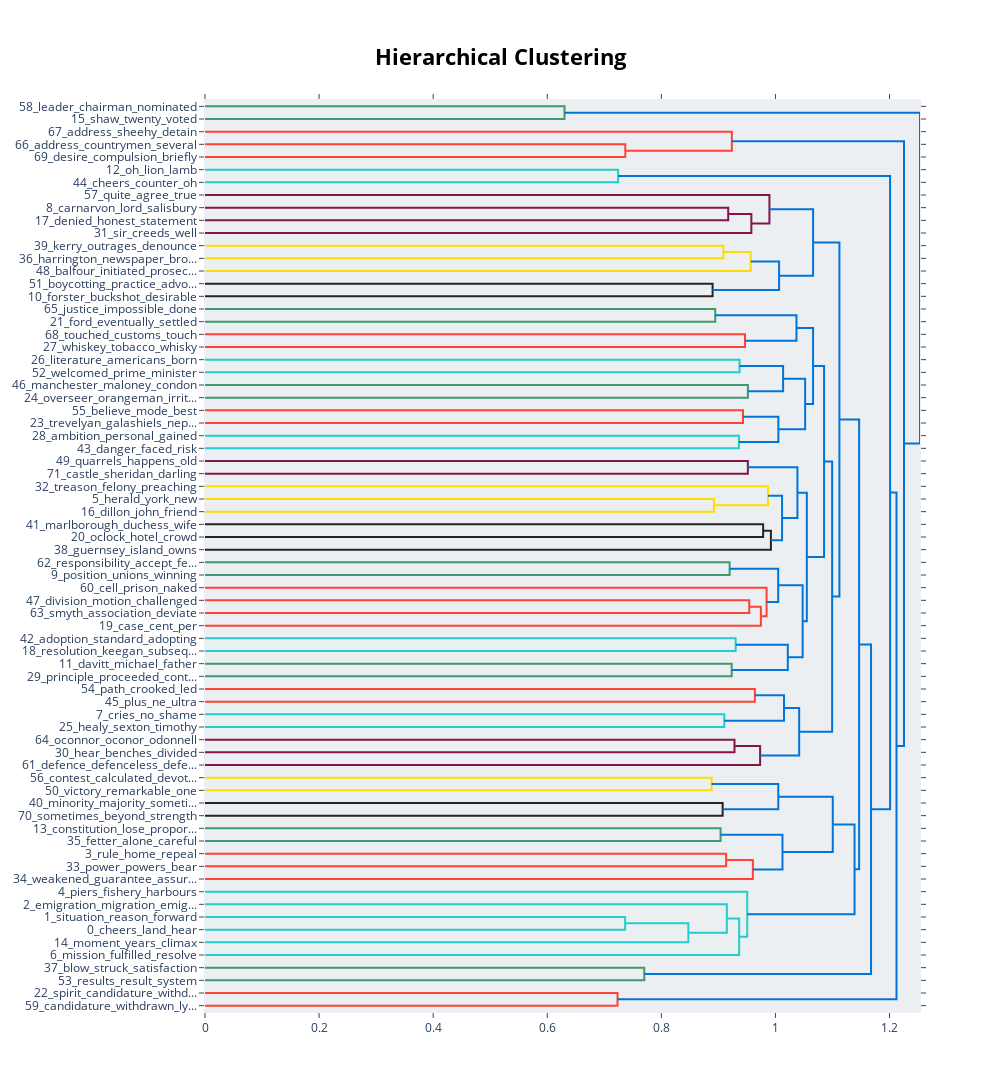

Write notebook code for a chart like this one.
### Markdown cell above
<font color="blue">The below visualisation is a hierarchical clustering tree, showing how clusters are related to each other and how larger topics are divided into smaller topics on the basis of similarity.</font>

### Code cell
model_all.visualize_hierarchy()

### Figure 1 — Plotly figure (JSON) as saved in the notebook; plotly's stock layout.template omitted (floating-point values rounded to 4 significant figures)
{"data": [{"hoverinfo": "text", "marker": {"color": "rgb(61,153,112)"}, "mode": "lines", "type": "scatter", "x": [0, 0.6302, 0.6302, 0], "xaxis": "x", "y": [-5, -5, -15, -15], "yaxis": "y"}, {"hoverinfo": "text", "marker": {"color": "rgb(255,65,54)"}, "mode": "lines", "type": "scatter", "x": [0, 0.7368, 0.7368, 0], "xaxis": "x", "y": [-35, -35, -45, -45], "yaxis": "y"}, {"hoverinfo": "text", "marker": {"color": "rgb(255,65,54)"}, "mode": "lines", "type": "scatter", "x": [0, 0.9236, 0.9236, 0.7368], "xaxis": "x", "y": [-25, -25, -40, -40], "yaxis": "y"}, {"hoverinfo": "text", "marker": {"color": "rgb(35,205,205)"}, "mode": "lines", "type": "scatter", "x": [0, 0.7241, 0.7241, 0], "xaxis": "x", "y": [-55, -55, -65, -65], "yaxis": "y"}, {"hoverinfo": "text", "marker": {"color": "rgb(133,20,75)"}, "mode": "lines", "type": "scatter", "x": [0, 0.9172, 0.9172, 0], "xaxis": "x", "y": [-85, -85, -95, -95], "yaxis": "y"}, {"hoverinfo": "text", "marker": {"color": "rgb(133,20,75)"}, "mode": "lines", "type": "scatter", "x": [0.9172, 0.9578, 0.9578, 0], "xaxis": "x", "y": [-90, -90, -105, -105], "yaxis": "y"}, {"hoverinfo": "text", "marker": {"color": "rgb(133,20,75)"}, "mode": "lines", "type": "scatter", "x": [0, 0.9894, 0.9894, 0.9578], "xaxis": "x", "y": [-75, -75, -97.5, -97.5], "yaxis": "y"}, {"hoverinfo": "text", "marker": {"color": "rgb(255,220,0)"}, "mode": "lines", "type": "scatter", "x": [0, 0.9089, 0.9089, 0], "xaxis": "x", "y": [-115, -115, -125, -125], "yaxis": "y"}, {"hoverinfo": "text", "marker": {"color": "rgb(255,220,0)"}, "mode": "lines", "type": "scatter", "x": [0.9089, 0.9566, 0.9566, 0], "xaxis": "x", "y": [-120, -120, -135, -135], "yaxis": "y"}, {"hoverinfo": "text", "marker": {"color": "rgb(40,35,35)"}, "mode": "lines", "type": "scatter", "x": [0, 0.8898, 0.8898, 0], "xaxis": "x", "y": [-145, -145, -155, -155], "yaxis": "y"}, {"hoverinfo": "text", "marker": {"color": "rgb(0,116,217)"}, "mode": "lines", "type": "scatter", "x": [0.9566, 1.006, 1.006, 0.8898], "xaxis": "x", "y": [-127.5, -127.5, -150, -150], "yaxis": "y"}, {"hoverinfo": "text", "marker": {"color": "rgb(0,116,217)"}, "mode": "lines", "type": "scatter", "x": [0.9894, 1.066, 1.066, 1.006], "xaxis": "x", "y": [-86.25, -86.25, -138.8, -138.8], "yaxis": "y"}, {"hoverinfo": "text", "marker": {"color": "rgb(61,153,112)"}, "mode": "lines", "type": "scatter", "x": [0, 0.8945, 0.8945, 0], "xaxis": "x", "y": [-165, -165, -175, -175], "yaxis": "y"}, {"hoverinfo": "text", "marker": {"color": "rgb(255,65,54)"}, "mode": "lines", "type": "scatter", "x": [0, 0.9467, 0.9467, 0], "xaxis": "x", "y": [-185, -185, -195, -195], "yaxis": "y"}, {"hoverinfo": "text", "marker": {"color": "rgb(0,116,217)"}, "mode": "lines", "type": "scatter", "x": [0.8945, 1.037, 1.037, 0.9467], "xaxis": "x", "y": [-170, -170, -190, -190], "yaxis": "y"}, {"hoverinfo": "text", "marker": {"color": "rgb(35,205,205)"}, "mode": "lines", "type": "scatter", "x": [0, 0.9371, 0.9371, 0], "xaxis": "x", "y": [-205, -205, -215, -215], "yaxis": "y"}, {"hoverinfo": "text", "marker": {"color": "rgb(61,153,112)"}, "mode": "lines", "type": "scatter", "x": [0, 0.9517, 0.9517, 0], "xaxis": "x", "y": [-225, -225, -235, -235], "yaxis": "y"}, {"hoverinfo": "text", "marker": {"color": "rgb(0,116,217)"}, "mode": "lines", "type": "scatter", "x": [0.9371, 1.013, 1.013, 0.9517], "xaxis": "x", "y": [-210, -210, -230, -230], "yaxis": "y"}, {"hoverinfo": "text", "marker": {"color": "rgb(255,65,54)"}, "mode": "lines", "type": "scatter", "x": [0, 0.9431, 0.9431, 0], "xaxis": "x", "y": [-245, -245, -255, -255], "yaxis": "y"}, {"hoverinfo": "text", "marker": {"color": "rgb(35,205,205)"}, "mode": "lines", "type": "scatter", "x": [0, 0.9359, 0.9359, 0], "xaxis": "x", "y": [-265, -265, -275, -275], "yaxis": "y"}, {"hoverinfo": "text", "marker": {"color": "rgb(0,116,217)"}, "mode": "lines", "type": "scatter", "x": [0.9431, 1.005, 1.005, 0.9359], "xaxis": "x", "y": [-250, -250, -270, -270], "yaxis": "y"}, {"hoverinfo": "text", "marker": {"color": "rgb(0,116,217)"}, "mode": "lines", "type": "scatter", "x": [1.013, 1.052, 1.052, 1.005], "xaxis": "x", "y": [-220, -220, -260, -260], "yaxis": "y"}, {"hoverinfo": "text", "marker": {"color": "rgb(0,116,217)"}, "mode": "lines", "type": "scatter", "x": [1.037, 1.066, 1.066, 1.052], "xaxis": "x", "y": [-180, -180, -240, -240], "yaxis": "y"}, {"hoverinfo": "text", "marker": {"color": "rgb(133,20,75)"}, "mode": "lines", "type": "scatter", "x": [0, 0.9516, 0.9516, 0], "xaxis": "x", "y": [-285, -285, -295, -295], "yaxis": "y"}, {"hoverinfo": "text", "marker": {"color": "rgb(255,220,0)"}, "mode": "lines", "type": "scatter", "x": [0, 0.8922, 0.8922, 0], "xaxis": "x", "y": [-315, -315, -325, -325], "yaxis": "y"}, {"hoverinfo": "text", "marker": {"color": "rgb(255,220,0)"}, "mode": "lines", "type": "scatter", "x": [0, 0.987, 0.987, 0.8922], "xaxis": "x", "y": [-305, -305, -320, -320], "yaxis": "y"}, {"hoverinfo": "text", "marker": {"color": "rgb(40,35,35)"}, "mode": "lines", "type": "scatter", "x": [0, 0.9784, 0.9784, 0], "xaxis": "x", "y": [-335, -335, -345, -345], "yaxis": "y"}, {"hoverinfo": "text", "marker": {"color": "rgb(40,35,35)"}, "mode": "lines", "type": "scatter", "x": [0.9784, 0.992, 0.992, 0], "xaxis": "x", "y": [-340, -340, -355, -355], "yaxis": "y"}, {"hoverinfo": "text", "marker": {"color": "rgb(0,116,217)"}, "mode": "lines", "type": "scatter", "x": [0.987, 1.012, 1.012, 0.992], "xaxis": "x", "y": [-312.5, -312.5, -347.5, -347.5], "yaxis": "y"}, {"hoverinfo": "text", "marker": {"color": "rgb(0,116,217)"}, "mode": "lines", "type": "scatter", "x": [0.9516, 1.039, 1.039, 1.012], "xaxis": "x", "y": [-290, -290, -330, -330], "yaxis": "y"}, {"hoverinfo": "text", "marker": {"color": "rgb(61,153,112)"}, "mode": "lines", "type": "scatter", "x": [0, 0.9197, 0.9197, 0], "xaxis": "x", "y": [-365, -365, -375, -375], "yaxis": "y"}, {"hoverinfo": "text", "marker": {"color": "rgb(255,65,54)"}, "mode": "lines", "type": "scatter", "x": [0, 0.954, 0.954, 0], "xaxis": "x", "y": [-395, -395, -405, -405], "yaxis": "y"}, {"hoverinfo": "text", "marker": {"color": "rgb(255,65,54)"}, "mode": "lines", "type": "scatter", "x": [0.954, 0.9745, 0.9745, 0], "xaxis": "x", "y": [-400, -400, -415, -415], "yaxis": "y"}, {"hoverinfo": "text", "marker": {"color": "rgb(255,65,54)"}, "mode": "lines", "type": "scatter", "x": [0, 0.9845, 0.9845, 0.9745], "xaxis": "x", "y": [-385, -385, -407.5, -407.5], "yaxis": "y"}, {"hoverinfo": "text", "marker": {"color": "rgb(0,116,217)"}, "mode": "lines", "type": "scatter", "x": [0.9197, 1.005, 1.005, 0.9845], "xaxis": "x", "y": [-370, -370, -396.2, -396.2], "yaxis": "y"}, {"hoverinfo": "text", "marker": {"color": "rgb(35,205,205)"}, "mode": "lines", "type": "scatter", "x": [0, 0.9302, 0.9302, 0], "xaxis": "x", "y": [-425, -425, -435, -435], "yaxis": "y"}, {"hoverinfo": "text", "marker": {"color": "rgb(61,153,112)"}, "mode": "lines", "type": "scatter", "x": [0, 0.9233, 0.9233, 0], "xaxis": "x", "y": [-445, -445, -455, -455], "yaxis": "y"}, {"hoverinfo": "text", "marker": {"color": "rgb(0,116,217)"}, "mode": "lines", "type": "scatter", "x": [0.9302, 1.022, 1.022, 0.9233], "xaxis": "x", "y": [-430, -430, -450, -450], "yaxis": "y"}, {"hoverinfo": "text", "marker": {"color": "rgb(0,116,217)"}, "mode": "lines", "type": "scatter", "x": [1.005, 1.048, 1.048, 1.022], "xaxis": "x", "y": [-383.1, -383.1, -440, -440], "yaxis": "y"}, {"hoverinfo": "text", "marker": {"color": "rgb(0,116,217)"}, "mode": "lines", "type": "scatter", "x": [1.039, 1.055, 1.055, 1.048], "xaxis": "x", "y": [-310, -310, -411.6, -411.6], "yaxis": "y"}, {"hoverinfo": "text", "marker": {"color": "rgb(0,116,217)"}, "mode": "lines", "type": "scatter", "x": [1.066, 1.085, 1.085, 1.055], "xaxis": "x", "y": [-210, -210, -360.8, -360.8], "yaxis": "y"}, {"hoverinfo": "text", "marker": {"color": "rgb(255,65,54)"}, "mode": "lines", "type": "scatter", "x": [0, 0.9639, 0.9639, 0], "xaxis": "x", "y": [-465, -465, -475, -475], "yaxis": "y"}, {"hoverinfo": "text", "marker": {"color": "rgb(35,205,205)"}, "mode": "lines", "type": "scatter", "x": [0, 0.9103, 0.9103, 0], "xaxis": "x", "y": [-485, -485, -495, -495], "yaxis": "y"}, {"hoverinfo": "text", "marker": {"color": "rgb(0,116,217)"}, "mode": "lines", "type": "scatter", "x": [0.9639, 1.015, 1.015, 0.9103], "xaxis": "x", "y": [-470, -470, -490, -490], "yaxis": "y"}, {"hoverinfo": "text", "marker": {"color": "rgb(133,20,75)"}, "mode": "lines", "type": "scatter", "x": [0, 0.9282, 0.9282, 0], "xaxis": "x", "y": [-505, -505, -515, -515], "yaxis": "y"}, {"hoverinfo": "text", "marker": {"color": "rgb(133,20,75)"}, "mode": "lines", "type": "scatter", "x": [0.9282, 0.9731, 0.9731, 0], "xaxis": "x", "y": [-510, -510, -525, -525], "yaxis": "y"}, {"hoverinfo": "text", "marker": {"color": "rgb(0,116,217)"}, "mode": "lines", "type": "scatter", "x": [1.015, 1.042, 1.042, 0.9731], "xaxis": "x", "y": [-480, -480, -517.5, -517.5], "yaxis": "y"}, {"hoverinfo": "text", "marker": {"color": "rgb(0,116,217)"}, "mode": "lines", "type": "scatter", "x": [1.085, 1.099, 1.099, 1.042], "xaxis": "x", "y": [-285.4, -285.4, -498.8, -498.8], "yaxis": "y"}, {"hoverinfo": "text", "marker": {"color": "rgb(0,116,217)"}, "mode": "lines", "type": "scatter", "x": [1.066, 1.112, 1.112, 1.099], "xaxis": "x", "y": [-112.5, -112.5, -392.1, -392.1], "yaxis": "y"}, {"hoverinfo": "text", "marker": {"color": "rgb(255,220,0)"}, "mode": "lines", "type": "scatter", "x": [0, 0.888, 0.888, 0], "xaxis": "x", "y": [-535, -535, -545, -545], "yaxis": "y"}, {"hoverinfo": "text", "marker": {"color": "rgb(40,35,35)"}, "mode": "lines", "type": "scatter", "x": [0, 0.9074, 0.9074, 0], "xaxis": "x", "y": [-555, -555, -565, -565], "yaxis": "y"}, {"hoverinfo": "text", "marker": {"color": "rgb(0,116,217)"}, "mode": "lines", "type": "scatter", "x": [0.888, 1.005, 1.005, 0.9074], "xaxis": "x", "y": [-540, -540, -560, -560], "yaxis": "y"}, {"hoverinfo": "text", "marker": {"color": "rgb(61,153,112)"}, "mode": "lines", "type": "scatter", "x": [0, 0.9038, 0.9038, 0], "xaxis": "x", "y": [-575, -575, -585, -585], "yaxis": "y"}, {"hoverinfo": "text", "marker": {"color": "rgb(255,65,54)"}, "mode": "lines", "type": "scatter", "x": [0, 0.9136, 0.9136, 0], "xaxis": "x", "y": [-595, -595, -605, -605], "yaxis": "y"}, {"hoverinfo": "text", "marker": {"color": "rgb(255,65,54)"}, "mode": "lines", "type": "scatter", "x": [0.9136, 0.9604, 0.9604, 0], "xaxis": "x", "y": [-600, -600, -615, -615], "yaxis": "y"}, {"hoverinfo": "text", "marker": {"color": "rgb(0,116,217)"}, "mode": "lines", "type": "scatter", "x": [0.9038, 1.012, 1.012, 0.9604], "xaxis": "x", "y": [-580, -580, -607.5, -607.5], "yaxis": "y"}, {"hoverinfo": "text", "marker": {"color": "rgb(0,116,217)"}, "mode": "lines", "type": "scatter", "x": [1.005, 1.1, 1.1, 1.012], "xaxis": "x", "y": [-550, -550, -593.8, -593.8], "yaxis": "y"}, {"hoverinfo": "text", "marker": {"color": "rgb(35,205,205)"}, "mode": "lines", "type": "scatter", "x": [0, 0.7365, 0.7365, 0], "xaxis": "x", "y": [-645, -645, -655, -655], "yaxis": "y"}, {"hoverinfo": "text", "marker": {"color": "rgb(35,205,205)"}, "mode": "lines", "type": "scatter", "x": [0.7365, 0.8473, 0.8473, 0], "xaxis": "x", "y": [-650, -650, -665, -665], "yaxis": "y"}, {"hoverinfo": "text", "marker": {"color": "rgb(35,205,205)"}, "mode": "lines", "type": "scatter", "x": [0, 0.9148, 0.9148, 0.8473], "xaxis": "x", "y": [-635, -635, -657.5, -657.5], "yaxis": "y"}, {"hoverinfo": "text", "marker": {"color": "rgb(35,205,205)"}, "mode": "lines", "type": "scatter", "x": [0.9148, 0.9364, 0.9364, 0], "xaxis": "x", "y": [-646.2, -646.2, -675, -675], "yaxis": "y"}, {"hoverinfo": "text", "marker": {"color": "rgb(35,205,205)"}, "mode": "lines", "type": "scatter", "x": [0, 0.9505, 0.9505, 0.9364], "xaxis": "x", "y": [-625, -625, -660.6, -660.6], "yaxis": "y"}, {"hoverinfo": "text", "marker": {"color": "rgb(0,116,217)"}, "mode": "lines", "type": "scatter", "x": [1.1, 1.139, 1.139, 0.9505], "xaxis": "x", "y": [-571.9, -571.9, -642.8, -642.8], "yaxis": "y"}, {"hoverinfo": "text", "marker": {"color": "rgb(0,116,217)"}, "mode": "lines", "type": "scatter", "x": [1.112, 1.147, 1.147, 1.139], "xaxis": "x", "y": [-252.3, -252.3, -607.3, -607.3], "yaxis": "y"}, {"hoverinfo": "text", "marker": {"color": "rgb(61,153,112)"}, "mode": "lines", "type": "scatter", "x": [0, 0.7701, 0.7701, 0], "xaxis": "x", "y": [-685, -685, -695, -695], "yaxis": "y"}, {"hoverinfo": "text", "marker": {"color": "rgb(0,116,217)"}, "mode": "lines", "type": "scatter", "x": [1.147, 1.168, 1.168, 0.7701], "xaxis": "x", "y": [-429.8, -429.8, -690, -690], "yaxis": "y"}, {"hoverinfo": "text", "marker": {"color": "rgb(0,116,217)"}, "mode": "lines", "type": "scatter", "x": [0.7241, 1.201, 1.201, 1.168], "xaxis": "x", "y": [-60, -60, -559.9, -559.9], "yaxis": "y"}, {"hoverinfo": "text", "marker": {"color": "rgb(255,65,54)"}, "mode": "lines", "type": "scatter", "x": [0, 0.7231, 0.7231, 0], "xaxis": "x", "y": [-705, -705, -715, -715], "yaxis": "y"}, {"hoverinfo": "text", "marker": {"color": "rgb(0,116,217)"}, "mode": "lines", "type": "scatter", "x": [1.201, 1.212, 1.212, 0.7231], "xaxis": "x", "y": [-310.0, -310.0, -710, -710], "yaxis": "y"}, {"hoverinfo": "text", "marker": {"color": "rgb(0,116,217)"}, "mode": "lines", "type": "scatter", "x": [0.9236, 1.225, 1.225, 1.212], "xaxis": "x", "y": [-32.5, -32.5, -510.0, -510.0], "yaxis": "y"}, {"hoverinfo": "text", "marker": {"color": "rgb(0,116,217)"}, "mode": "lines", "type": "scatter", "x": [0.6302, 1.253, 1.253, 1.225], "xaxis": "x", "y": [-10, -10, -271.2, -271.2], "yaxis": "y"}], "layout": {"autosize": false, "height": 1280, "hoverlabel": {"bgcolor": "white", "font": {"family": "Rockwell", "size": 16}}, "hovermode": "closest", "plot_bgcolor": "#ECEFF1", "showlegend": false, "title": {"font": {"color": "Black", "size": 22}, "text": "<b>Hierarchical Clustering</b>", "x": 0.5, "xanchor": "center", "yanchor": "top"}, "width": 1000, "xaxis": {"mirror": "allticks", "rangemode": "tozero", "showgrid": false, "showline": true, "showticklabels": true, "ticks": "outside", "type": "linear", "zeroline": false}, "yaxis": {"mirror": "allticks", "range": [-720, 0], "rangemode": "tozero", "showgrid": false, "showline": true, "showticklabels": true, "tickmode": "array", "ticks": "outside", "ticktext": ["58_leader_chairman_nominated", "15_shaw_twenty_voted", "67_address_sheehy_detain", "66_address_countrymen_several", "69_desire_compulsion_briefly", "12_oh_lion_lamb", "44_cheers_counter_oh", "57_quite_agree_true", "8_carnarvon_lord_salisbury", "17_denied_honest_statement", "31_sir_creeds_well", "39_kerry_outrages_denounce", "36_harrington_newspaper_bro...", "48_balfour_initiated_prosec...", "51_boycotting_practice_advo...", "10_forster_buckshot_desirable", "65_justice_impossible_done", "21_ford_eventually_settled", "68_touched_customs_touch", "27_whiskey_tobacco_whisky", "26_literature_americans_born", "52_welcomed_prime_minister", "46_manchester_maloney_condon", "24_overseer_orangeman_irrit...", "55_believe_mode_best", "23_trevelyan_galashiels_nep...", "28_ambition_personal_gained", "43_danger_faced_risk", "49_quarrels_happens_old", "71_castle_sheridan_darling", "32_treason_felony_preaching", "5_herald_york_new", "16_dillon_john_friend", "41_marlborough_duchess_wife", "20_oclock_hotel_crowd", "38_guernsey_island_owns", "62_responsibility_accept_fe...", "9_position_unions_winning", "60_cell_prison_naked", "47_division_motion_challenged", "63_smyth_association_deviate", "19_case_cent_per", "42_adoption_standard_adopting", "18_resolution_keegan_subseq...", "11_davitt_michael_father", "29_principle_proceeded_cont...", "54_path_crooked_led", "45_plus_ne_ultra", "7_cries_no_shame", "25_healy_sexton_timothy", "64_oconnor_oconor_odonnell", "30_hear_benches_divided", "61_defence_defenceless_defe...", "56_contest_calculated_devot...", "50_victory_remarkable_one", "40_minority_majority_someti...", "70_sometimes_beyond_strength", "13_constitution_lose_propor...", "35_fetter_alone_careful", "3_rule_home_repeal", "33_power_powers_bear", "34_weakened_guarantee_assur...", "4_piers_fishery_harbours", "2_emigration_migration_emig...", "1_situation_reason_forward", "0_cheers_land_hear", "14_moment_years_climax", "6_mission_fulfilled_resolve", "37_blow_struck_satisfaction", "53_results_result_system", "22_spirit_candidature_withd...", "59_candidature_withdrawn_ly..."], "tickvals": [-5, -15, -25, -35, -45, -55, -65, -75, -85, -95, -105, -115, -125, -135, -145, -155, -165, -175, -185, -195, -205, -215, -225, -235, -245, -255, -265, -275, -285, -295, -305, -315, -325, -335, -345, -355, -365, -375, -385, -395, -405, -415, -425, -435, -445, -455, -465, -475, -485, -495, -505, -515, -525, -535, -545, -555, -565, -575, -585, -595, -605, -615, -625, -635, -645, -655, -665, -675, -685, -695, -705, -715], "type": "linear", "zeroline": false}}}
